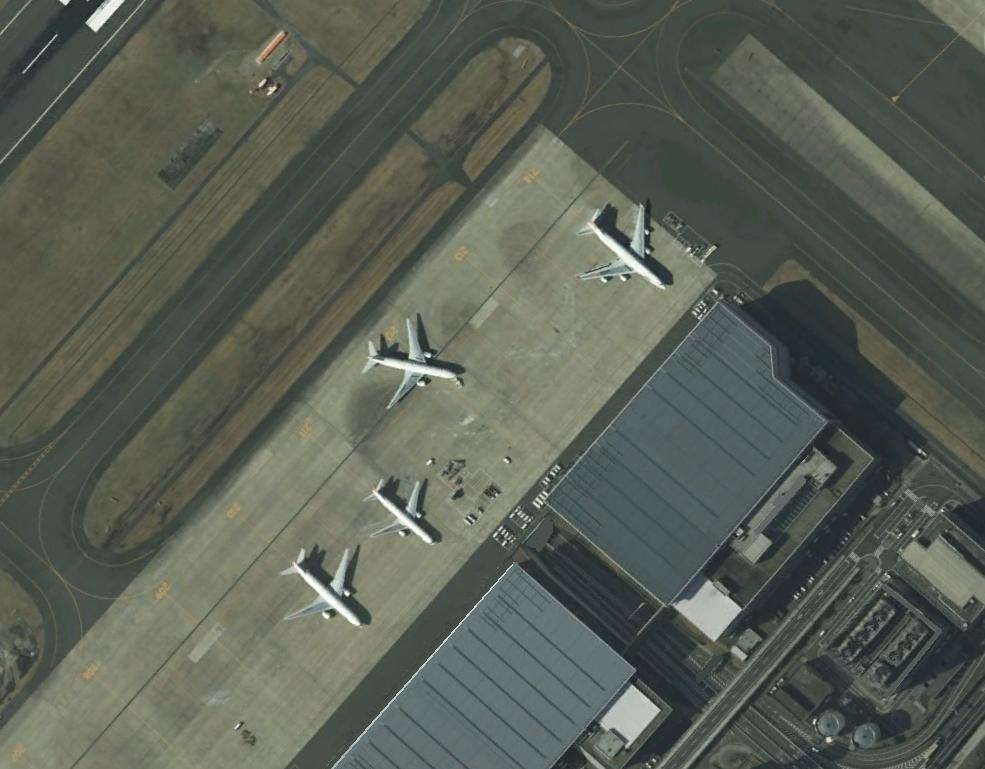
#> input picture 遥感图像飞机目标检测version2/img/007.tiff, 985 x 769 px
$ python seed_growing.py
#> lines starting #> are read from the running program, lines starting #| are printed output that depends on the picture; after the words box and inside, x2 and y2 are one past the last pixel; in counts of white or black regions, pixels touching at a corner belong together
import cv2
import numpy as np


def seed_grow(img, output, x, y, thresh):
    """
    对图片进行种子生长
    :param output: 输出的数组，需预先设置好
    :param img:输入的图片
    :param x:输入的x坐标，对应图像的行
    :param y: 输入的y坐标，即x行y列
    :param thresh:种子生长的阈值
    :return:返回种子生长的结果图
    """
    direction = [[0, 1], [1, 1], [1, 0], [1, -1],
                 [0, -1], [-1, -1], [-1, 0], [-1, 1]]  # 八个方向
    stack_x = []  # 存的栈
    stack_y = []
    stack_x.append(x)  # 种子点的坐标进栈
    stack_y.append(y)
    seed_num = int(img[x][y])  # 读取该点的数值
    while len(stack_x) != 0:
        temp_x = stack_x.pop()  # 弹出栈顶元素
        temp_y = stack_y.pop()
        for k in range(8):  # 在8个方向上查找种子点
            current_x = temp_x + direction[k][0]
            current_y = temp_y + direction[k][1]
            if current_x >= img.shape[0] or current_x < 0 \
                    or current_y >= img.shape[1] or current_y < 0:
                continue
            temp_num = int(img[current_x][current_y])  # 读取现在的点的值
            if np.abs(temp_num-seed_num) < thresh and output[current_x][current_y] == 0:
                stack_x.append(current_x)
                stack_y.append(current_y)
                output[current_x][current_y] = 255
    # return np.array(output, dtype=np.uint8)


if __name__ == "__main__":
    img = cv2.imread("img/007.tiff", 0)
#> img: shape (769, 985); min 16, max 255, mean 92.6
    output = np.array([[0] * img.shape[1]] * img.shape[0],dtype=np.uint8)  # 输出的数组
    seed_pos = cv2.imread("result/result.bmp", 0)
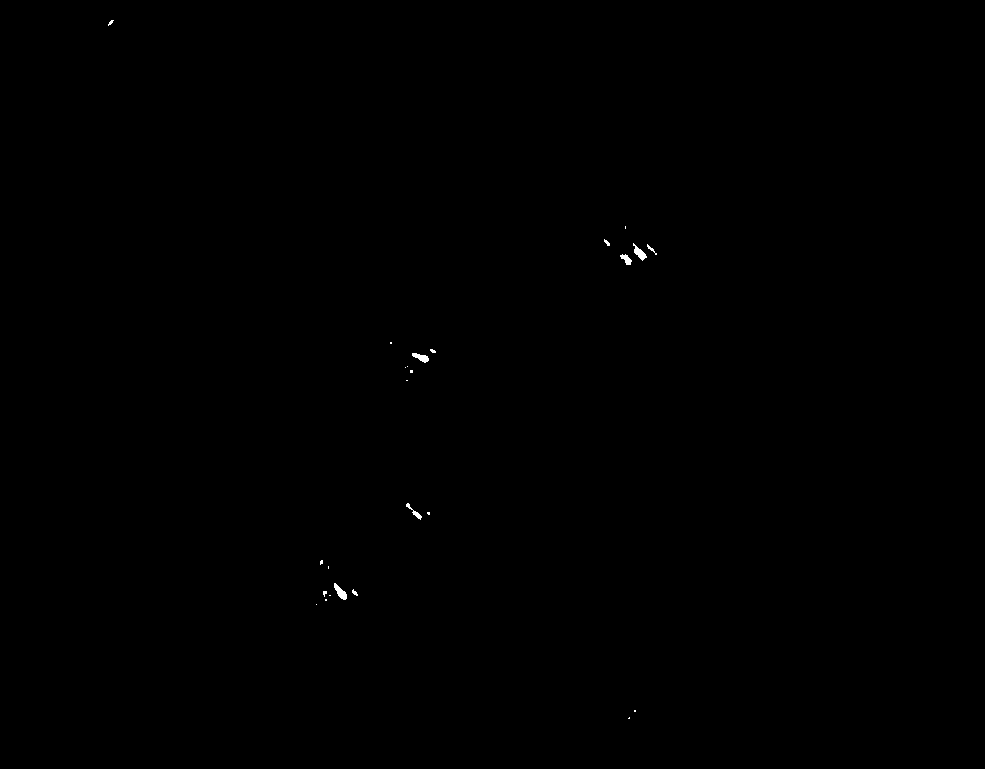
#> input picture 遥感图像飞机目标检测version2/result/result.bmp, 985 x 769 px
#> seed_pos: shape (769, 985); 0.08% white; 25 white regions (17 under 20 px), largest, box (x1, y1, x2, y2) and area: (334, 583, 347, 600) 108, (633, 243, 647, 261) 103, (412, 353, 429, 363) 93
    # [4 lines of commented-out code are left out]
    seed_grow(img, output, 604, 335, 50)
#> in seed_grow, `seed_num = int(img[x][y])`: seed_num = 252
#> after the loop in seed_grow, `while len(stack_x) != 0:`:
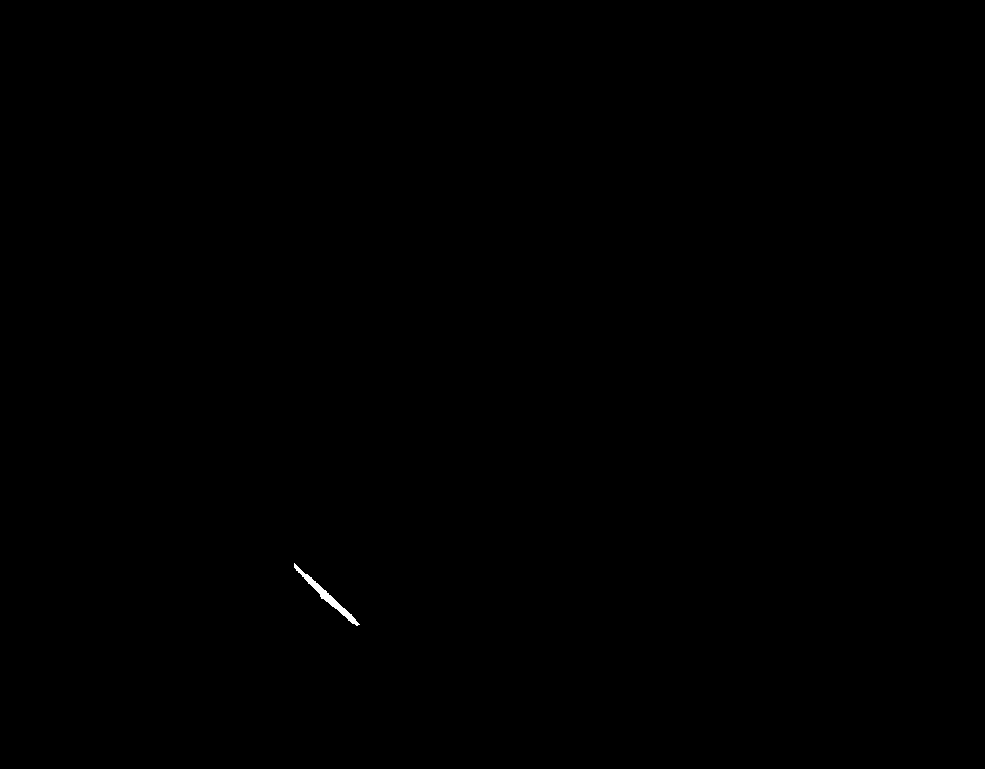
#> output: shape (769, 985); 0.07% white; 1 white region, box (x1, y1, x2, y2) and area: (294, 563, 360, 626) 512
#> after the loop in seed_grow, `while len(stack_x) != 0:`: stack_x = []
    seed_grow(img, output, 258, 627, 40)
#> call 2 of seed_grow, with x = 258, y = 627, thresh = 40
#> in seed_grow (call 2), `seed_num = int(img[x][y])`: seed_num = 243
#> after the loop in seed_grow (call 2), `while len(stack_x) != 0:`:
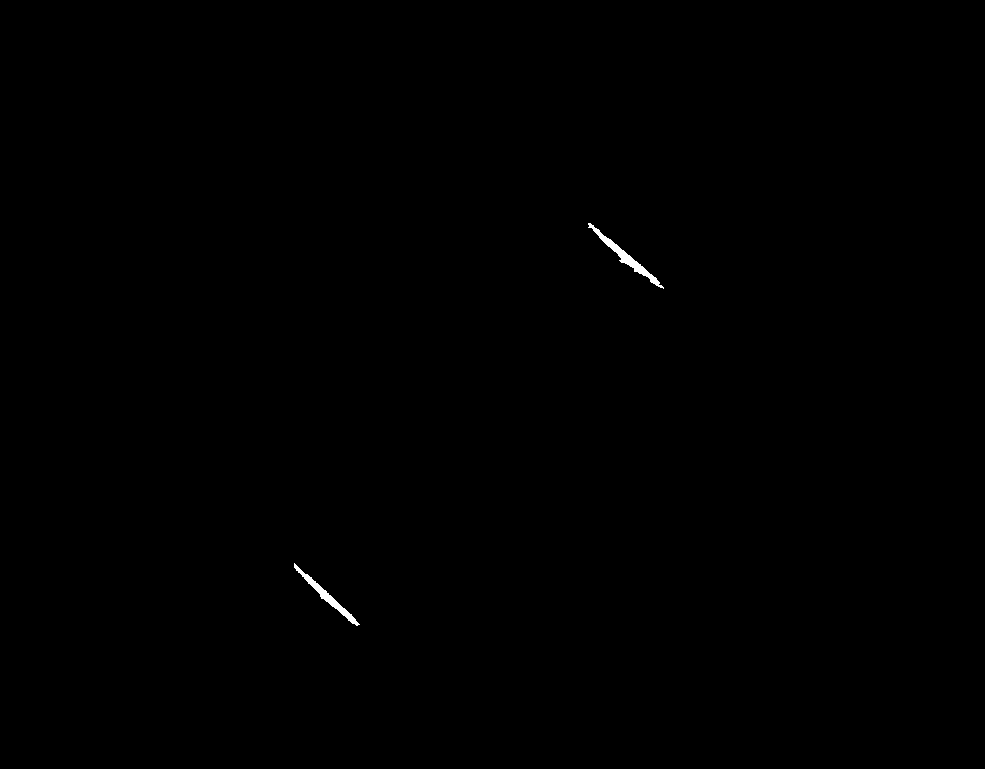
#> output: shape (769, 985); 0.15% white; 2 white regions, box (x1, y1, x2, y2) and area: (588, 223, 664, 289) 613, (294, 563, 360, 626) 512
    seed_grow(img, output, 365, 417, 40)
#> call 3 of seed_grow, with x = 365, y = 417, thresh = 40
#> in seed_grow (call 3), `seed_num = int(img[x][y])`: seed_num = 190
#> after the loop in seed_grow (call 3), `while len(stack_x) != 0:`:
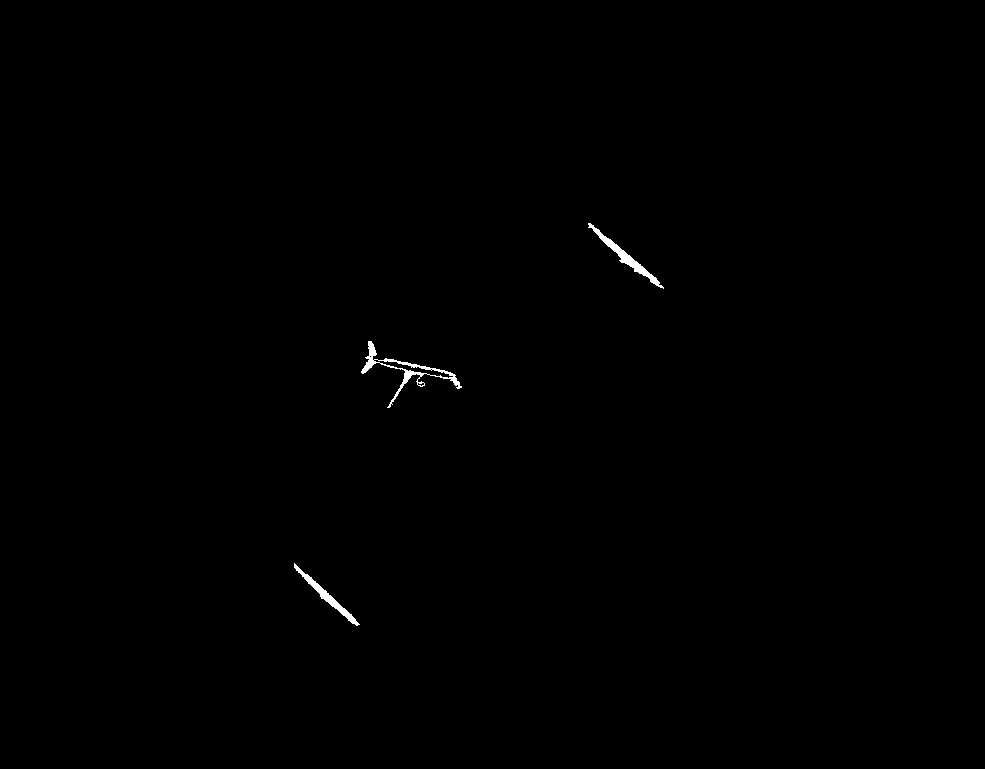
#> output: shape (769, 985); 0.26% white; 3 white regions, box (x1, y1, x2, y2) and area: (361, 341, 462, 408) 809, (588, 223, 664, 289) 613, (294, 563, 360, 626) 512
    seed_grow(img, output, 355, 417, 50)
#> call 4 of seed_grow, with x = 355, y = 417, thresh = 50
#> in seed_grow (call 4), `seed_num = int(img[x][y])`: seed_num = 183
#> after the loop in seed_grow (call 4), `while len(stack_x) != 0:`:
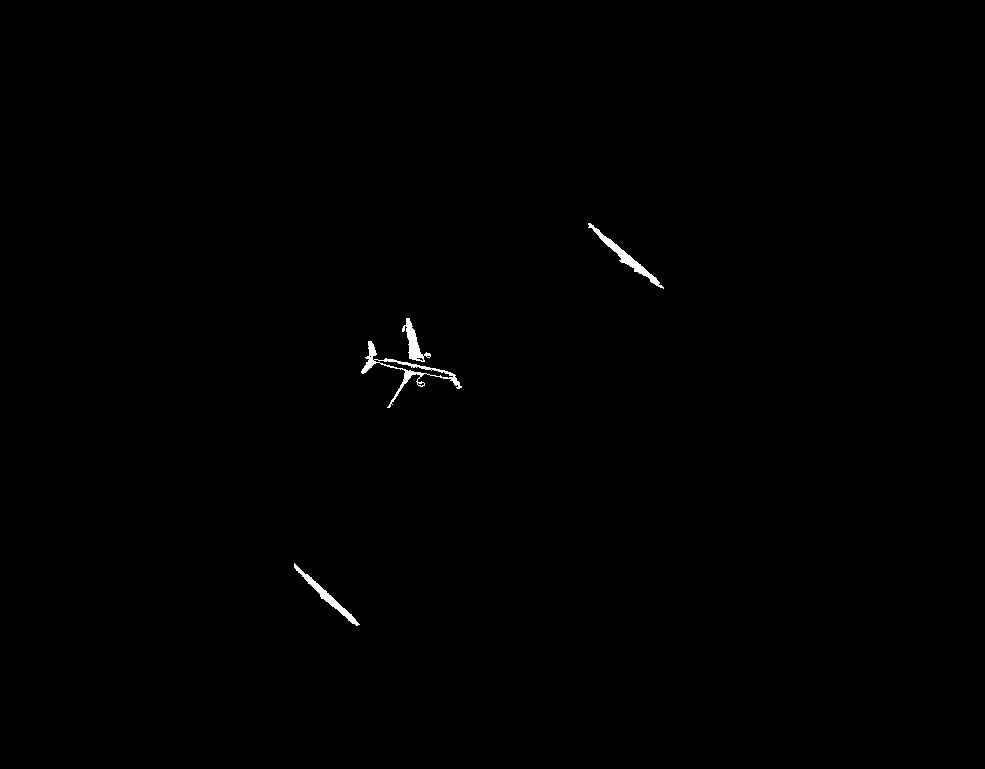
#> output: shape (769, 985); 0.31% white; 4 white regions, box (x1, y1, x2, y2) and area: (361, 341, 462, 408) 809, (588, 223, 664, 289) 613, (294, 563, 360, 626) 512, (402, 318, 431, 362) 431
    cv2.imshow("out", output)
    cv2.waitKey(0)
    # cv2.imwrite("result/final_result.bmp", output)
